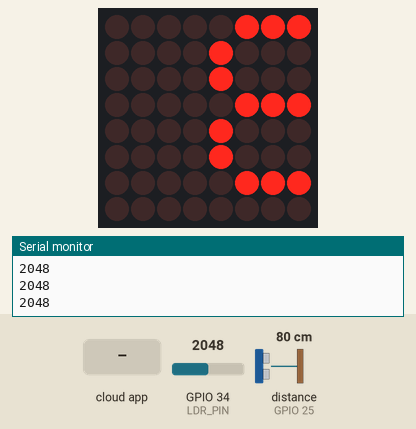
This sketch was run on a simulated ESP32. Parts: 8×8 LED matrix, the last lines printed to the serial monitor. The inputs (shaded band) are chosen by the test bench; at power-on: distance to the obstacle (sensor on GPIO 25) 80 cm, GPIO 34 (LDR_PIN) = 2048. The echo pulse lasts 58.3 µs per cm; WiFi joins after 1.5 s; servers stay silent unless stated; the Firebase database answers and starts empty.

Above: at 6.1 s.
6.2 s: distance to the obstacle (sensor on GPIO 25) set to 2 cm
At 8.69 s:
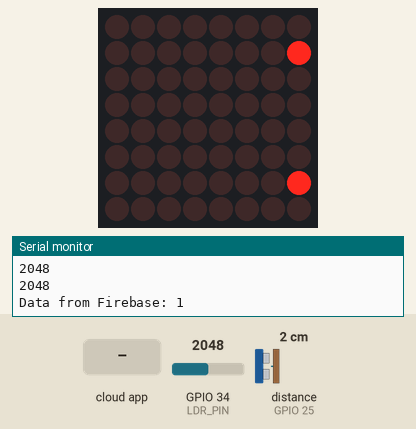
10.1 s: GPIO 34 (LDR_PIN) set to 410
At 10.35 s:
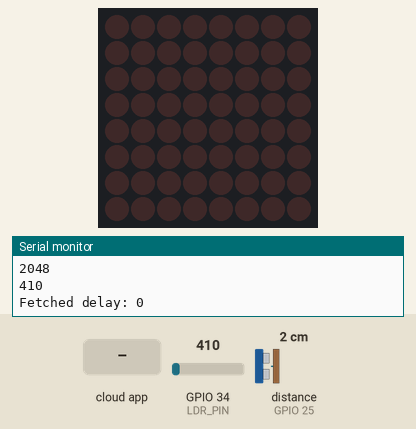
11.6 s: the phone or cloud app sets distance to 0
At 12.46 s:
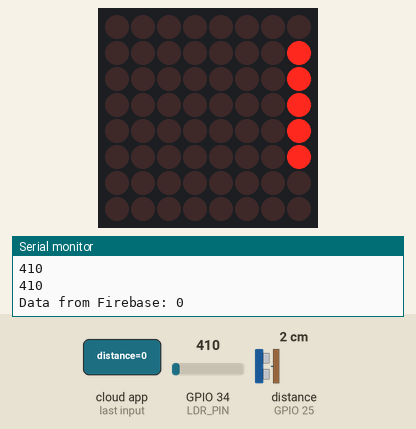
13.8 s: distance to the obstacle (sensor on GPIO 25) set to 4 cm
At 15.4 s:
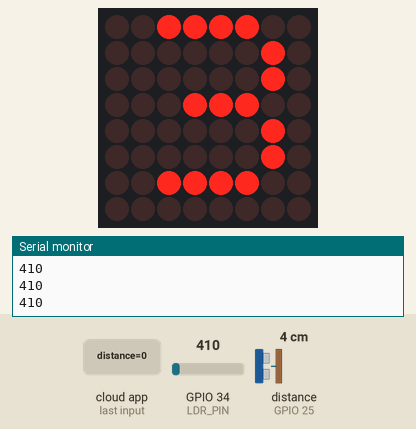
16.0 s: GPIO 34 (LDR_PIN) set to 490
At 16.08 s:
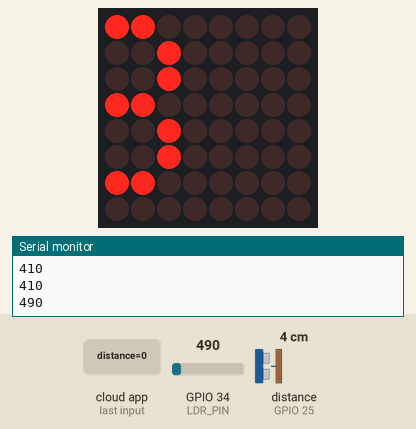
17.5 s: distance to the obstacle (sensor on GPIO 25) set to 9 cm
At 20.55 s:
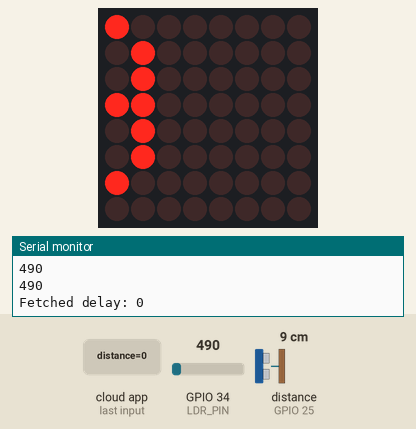

Measured:
- what the display in image 2 shows lasts 0.5 s, from 10.1 s to 10.6 s

The sketch:

8x8_matrix_LDR_ultrasonic.ino
```cpp
#include <Arduino.h>
#include <WiFi.h>
#include <FirebaseESP32.h>
#include <SPI.h>
#include <MD_Parola.h>
#include <MD_MAX72xx.h>

#define HARDWARE_TYPE MD_MAX72XX::FC16_HW
#define MAX_DEVICES 1
#define CS_PIN 5

MD_Parola P = MD_Parola(HARDWARE_TYPE, CS_PIN, MAX_DEVICES);

#define FIREBASE_HOST "URL"
#define FIREBASE_AUTH "API"

#define WIFI_SSID "TP_Link"
#define WIFI_PASSWORD "PASS"

#define TRIGGER_PIN 26 // HC-SR04 trigger pin
#define ECHO_PIN 25    // HC-SR04 echo pin
#define LDR_PIN 34     // LDR analog pin

FirebaseData fbdo;

unsigned long updateInterval = 5000; // Default delay interval in milliseconds

void setup() {
  portMUX_TYPE mux = portMUX_INITIALIZER_UNLOCKED;
  Serial.begin(115200);
  WiFi.begin(WIFI_SSID, WIFI_PASSWORD);
  Serial.print("Connecting to Wi-Fi");
  while (WiFi.status() != WL_CONNECTED) {
    Serial.print(".");
    delay(300);
  }
  Serial.println();
  Serial.print("Connected with IP: ");
  Serial.println(WiFi.localIP());
  Serial.println();

  Firebase.begin(FIREBASE_HOST, FIREBASE_AUTH);
  Firebase.reconnectWiFi(true);

  P.begin();

  pinMode(TRIGGER_PIN, OUTPUT);
  pinMode(ECHO_PIN, INPUT);
}

bool displayNeedsClearing = true;
bool dataFetched = false;
String valueFromDB;

void loop() {
  static unsigned long lastUpdate = 0;
  static unsigned long lastDelayFetch = 0;
  unsigned long currentMillis = millis();

  // Fetch delay from Firebase every 5 seconds
  if (currentMillis - lastDelayFetch > 5000) {
    if (Firebase.getInt(fbdo, "/test/delay")) { // Fetch the delay from Firebase
      updateInterval = fbdo.intData() * 1000; // Convert to milliseconds if delay is in seconds
      Serial.print("Fetched delay: ");
      Serial.println(updateInterval);
      lastDelayFetch = currentMillis;
    } else {
      Serial.print("Failed to get delay from Firebase. Error: ");
      Serial.println(fbdo.errorReason());
    }
  }

  if (currentMillis - lastUpdate > updateInterval) { // Update every x seconds
    long duration, distance;
    digitalWrite(TRIGGER_PIN, LOW);
    delayMicroseconds(2);
    digitalWrite(TRIGGER_PIN, HIGH);
    delayMicroseconds(10);
    digitalWrite(TRIGGER_PIN, LOW);
    duration = pulseIn(ECHO_PIN, HIGH);
    distance = (duration / 2) / 29.1; // calculate the distance

    Firebase.setInt(fbdo,"/test/distance", distance); // Send the distance to Firebase

    lastUpdate = currentMillis;
  }

  int ldrValue = analogRead(LDR_PIN); // read the ldr value
  if (ldrValue > 450) {
    P.setIntensity(0, 15); // Set the brightness of the display to maximum
  } else {
    P.setIntensity(0, 0); // Set the brightness of the display to minimum
  }

  Serial.println(ldrValue);

  if (!dataFetched) {
    if (Firebase.getString(fbdo, "/test/distance")) { // Fetch the distance from Firebase
      valueFromDB = fbdo.stringData();

      Serial.print("Data from Firebase: ");
      Serial.println(valueFromDB);

      if (displayNeedsClearing) {
        P.displayClear();
        P.displayText(valueFromDB.c_str(), PA_CENTER, 100, 0, PA_SCROLL_LEFT, PA_SCROLL_LEFT);
        displayNeedsClearing = false;
      }
      dataFetched = true;
    } else {
      Serial.print("Failed to get data from Firebase. Error: ");
      Serial.println(fbdo.errorReason());
    }
  }

  if (P.displayAnimate()) {
    displayNeedsClearing = true;
    P.displayReset();
    dataFetched = false;
  }
}
```
